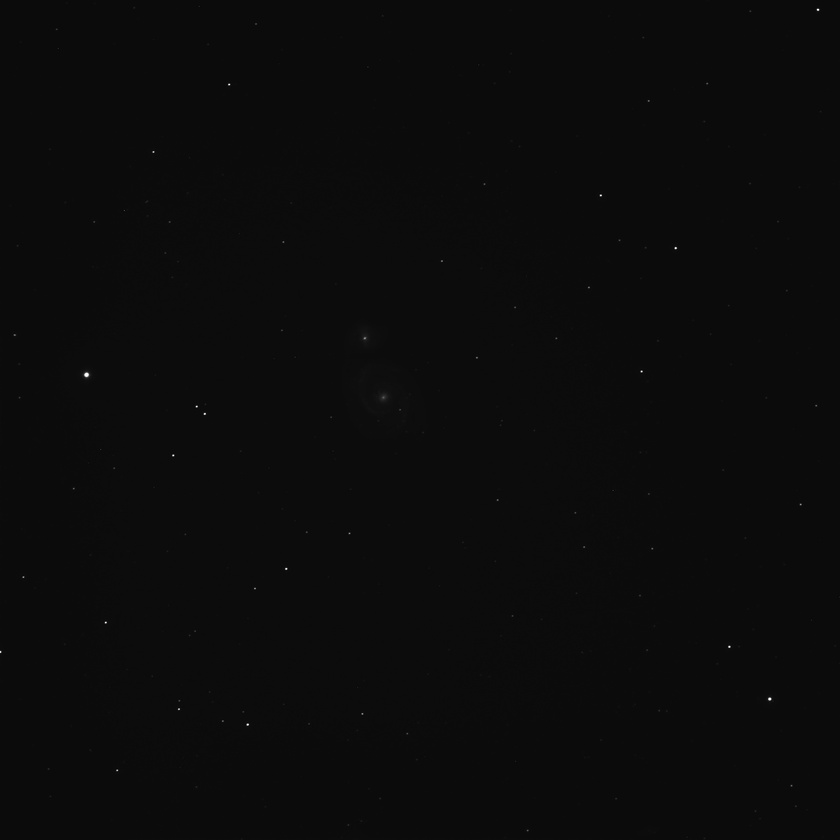
#> input picture 2019-10-26T03-26-55_M51_Clear_280s_big.jpg, 840 x 840 px, shrunk from 1638 x 1638 before the run
$ python illuminate_jonas.py
#> lines starting #> are read from the running program, lines starting #| are printed output that depends on the picture
from re import I
import cv2
import os
import random

b_os_is_windows = os.name == 'nt'

s_path_file_name = './../2019-10-26T03-26-55_M51_Clear_280s_big.jpg'
if(b_os_is_windows):
    s_path_file_name = "\\".join(s_path_file_name.split("/"))

o_img = cv2.imread(s_path_file_name)
#> o_img is the input picture: shape (840, 840, 3); min 0, max 255, mean 11.4

def f_set_pixel_value(a_pixel,n_value):
    a_pixel[0] = n_value
    a_pixel[1] = n_value
    a_pixel[2] = n_value

a_img = o_img
n_img_width = o_img.shape[0]
#> n_img_width = 840
n_img_height = o_img.shape[1]
#> n_img_height = 840

# threshhold
n_below_blacklevel = 255/18

n_pixel_count_below_blacklevel = 0

# loop over the image, pixel by pixel
for n_y in range(0,n_img_height):
    for n_x in range(0,n_img_width):
        # threshold the pixel
        a_pixel = a_img[n_y][n_x]
        n_value = a_pixel[0]
        #
        n_value = int(n_value)

        n_value_normalized = n_value / 50

        # 12 , 12/32 = 0.375  -> 0.375 * 255 => 95
        # 9  , 9/32  = 0.28   -> 0.28 * 255  => 71
        # 50 , 50/32 = 1.56   -> 1.56 * 255

        f_set_pixel_value(
            a_pixel,
            min(n_value_normalized*255, 255)
        )

        if n_value < n_below_blacklevel:
            n_pixel_count_below_blacklevel = n_pixel_count_below_blacklevel + 1
#> after the loop, n_pixel_count_below_blacklevel = 702038
        # [10 lines of commented-out code are left out]


print("n_pixel_count_below_blacklevel")
print(n_pixel_count_below_blacklevel)
#| 702038
cv2.imwrite("loop_pic.jpg", o_img)
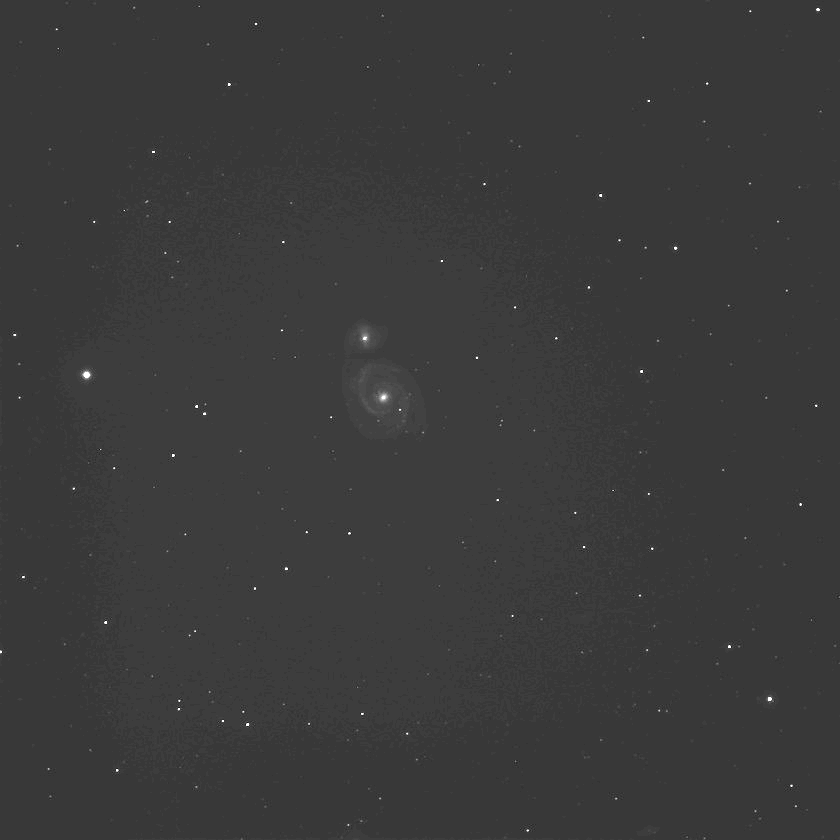
#> saved as loop_pic.jpg: shape (840, 840, 3); min 0, max 255, mean 58

# print(o_img)
